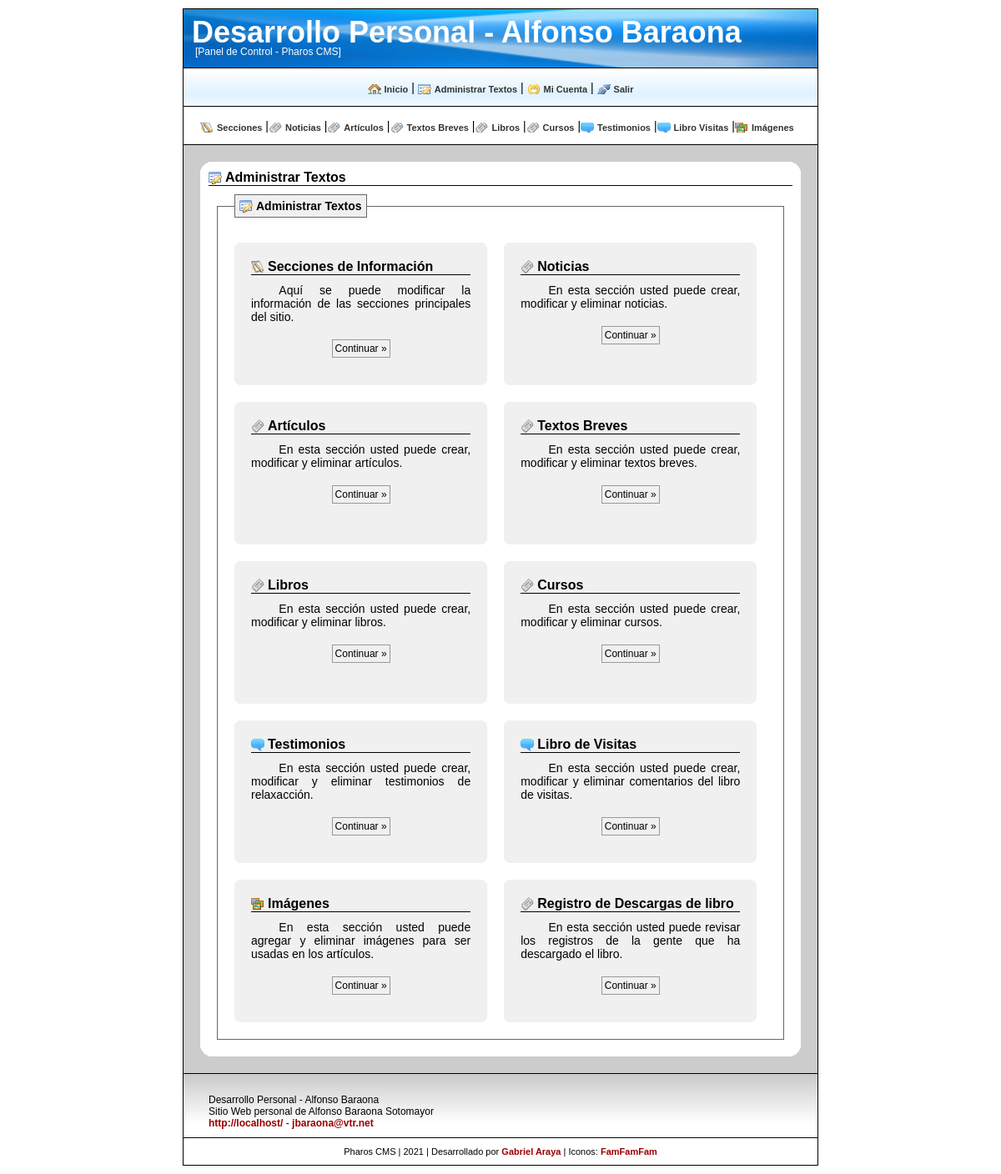
The page /admin/administracion.php (signed in) on the database its author committed.
### tables this page shows
CREATE TABLE IF NOT EXISTS `web_conf` (
  `conf_id` tinyint(10) NOT NULL default '0',
  `conf_nombre_sitio` tinytext NOT NULL,
  `conf_slogan` tinytext NOT NULL,
  `conf_descripcion` text NOT NULL,
  `conf_mail` tinytext NOT NULL,
  `conf_telefono` tinytext NOT NULL,
  `conf_direccion` tinytext NOT NULL,
  PRIMARY KEY  (`conf_id`)
);

### admin/inc/fx/general.fx.php (called while the page is built, shortened)
<?php
  function str_output($text){
    $text = stripslashes(html_entity_decode(trim($text), ENT_QUOTES));
    return $text;
  }
?>

### admin/inc/fx/layout.fx.php (the view, shortened to what this page needs)
<?php
  function disp_header_admin($pre,$title = ''){
?>
<!DOCTYPE html PUBLIC "-//W3C//DTD XHTML 1.0 Transitional//EN"
"http://www.w3.org/TR/xhtml1/DTD/xhtml1-strict.dtd">
<html xmlns="http://www.w3.org/1999/xhtml">
<head>
<?php
    $tabla = $pre."conf";
    $datos = mysql_query("SELECT conf_nombre_sitio FROM ".$tabla."") or die(mysql_error());
      for($j=0; $j<mysql_num_rows($datos); $j++) {
        $conf_nombre_sitio = str_output(mysql_result($datos,$j,"conf_nombre_sitio"));
      }
?>
  <link href="css/reset.css" rel="stylesheet" type="text/css" />
  <link href="css/layout.css" rel="stylesheet" type="text/css" />
  <link href="css/generic.css" rel="stylesheet" type="text/css" />
  <link href="css/niftyCorners.css" rel="stylesheet" type="text/css" />
</head>
<body>
<div id="todo">
  <div id="header_admin">
    <h1><?php echo $conf_nombre_sitio; ?></h1>
    <br><p>[Panel de Control - Pharos CMS]</p>
  </div>
<?php
  }
  function disp_footer_admin($pre){
?>
      <div id="footer">
        <br />
<?php
    $tabla = $pre."conf";
    $datos = mysql_query("SELECT * FROM ".$tabla."") or die(mysql_error());
      for($j=0; $j<mysql_num_rows($datos); $j++) {
        $conf_nombre_sitio = str_output(mysql_result($datos,$j,"conf_nombre_sitio"));
        $conf_descripcion = str_output(mysql_result($datos,$j,"conf_descripcion"));
        $conf_mail = str_output(mysql_result($datos,$j,"conf_mail"));
      }
    $host = $_SERVER['HTTP_HOST'];
?>
      <p><?php echo $conf_nombre_sitio; ?></p>
      <?php if(!empty($conf_descripcion)){echo "<p>".$conf_descripcion."</p>";} ?>
      <p><a href="http://<?php echo $host; ?>/">http://<?php echo $host; ?>/</a> -
      <a href="mailto:<?php echo $conf_mail; ?>" target="_blank"><?php echo $conf_mail; ?></a></p>
      </div>
      <div id="credits">
        Pharos CMS | <?php echo date('Y')?> | Desarrollado por <a href="http://portrait.cl/">Gabriel Araya</a> |
        Iconos: <a href="http://www.famfamfam.com/">FamFamFam</a>
      </div>
    </div>
</body>
</html>
<?php
  }
  function disp_inicio_info($title,$estilo_seccion = ''){
?>
  <div id="contenedor">
    <div id="articulo">
    <h1 <?php if(isset($estilo_seccion)){echo "class=\"".$estilo_seccion."\"";}?>><?php echo $title ?></h1>
<?php
  }
?>

### admin/css/layout.css (style rules this page uses)
body { font:14px "Trebuchet MS", Arial, sans-serif; background:#FFFFFF; color: #000000; margin:0px; }
#todo { width: 760px; margin:10px auto; background-color: #FFFFFF; border: 1px solid #000000; }
#header,#header_admin { width:100%; height: 70px; margin: 0px; padding: 0px; border-bottom: 1px solid #000000; }
#header_admin { background:#0099FF url('../img/header_admin.jpg') no-repeat; font-size: 12px; color: #FFFFFF; }
#header_admin h1 { font-size: 36px; line-height: 15px; font-weight: bold; color: #FFFFFF; text-decoration: none; padding-left: 10px; padding-top: 20px; }
#header_admin p { font-size: 12px; line-height: 5px; color: #FFF; text-decoration: none; padding-left: 14px; }
#contenedor { width:740px; margin: auto; padding: 10px; clear: both; background-color: #CCCCCC; }
#articulo { width:700px; padding: 10px; margin: 10px auto; background-color: #FFFFFF; }
a { text-decoration:none; color: #990000; font-weight: bold; }
#articulo h1 { font-size: 16px; font-style: normal; line-height: normal; font-weight: bold; border-bottom: 1px solid #000000; }
#footer { width: 100%; font-size: 12px; border-top: 1px solid #000000; background: url('../img/fondo_footer.png'); color: #000; padding: 10px 0px; text-indent: 30px; }
#footer a { text-decoration: none; font-weight: bold; color: #990000; }
#credits { text-align: center; width: 100%; padding: 10px 0px; font-size: 11px; border-top: 1px solid #000000; color: #000; }

### admin/css/generic.css (style rules this page uses)
.inicio, .administracion, .herramientas, .configuracion, .cuenta, .ayuda, .salir, .login, .secciones, .noticias, .articulos, .productos, .servicios, .galeria, .imagenes, .vp, .vnp, .vd, .vnd, .archivos, .rss, .backup, .backup_save, .backup_search, .download, .usuarios, .categorias, .opciones, .estadisticas, .info_usuario, .password, .creditos, .acercade, .librovisitas, .licencia, .login_log, .page_first, .page_previous, .page_next, .page_last { background: no-repeat left center; margin: 0px auto; padding:0px 0px 0px 20px; }
.administracion { background-image: url('icons/secc_administracion.png'); }

### rows shown on the page
web_conf: conf_nombre_sitio "Desarrollo Personal - Alfonso Baraona", conf_descripcion "Sitio Web personal de Alfonso Baraona Sotomayor", conf_mail "jbaraona@vtr.net"

### other values the page prints
$title "Administrar Textos"
$host "localhost"
